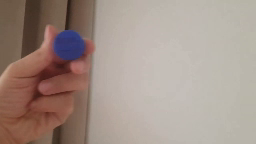
#> input picture frame 26 of 04-Image Enhancement & Filtering on Images/videos/blue-track.mp4, 256 x 144 px, given in place of the camera
$ jupyter execute 02-Color-Tracker.ipynb   (text cells are left out)
#> lines starting #> are read from the running program, lines starting #| are printed output that depends on the picture; after the words box and inside, x2 and y2 are one past the last pixel; in counts of white or black regions, pixels touching at a corner belong together
[cell 1]
import cv2
import numpy as np

[cell 2]
# cap = cv2.VideoCapture('videos/blue-track.mp4')

cap = cv2.VideoCapture(0)

while True:
    ret, frame = cap.read()
#> frame is the input picture: shape (144, 256, 3); mean B, G, R 136.7, 145.9, 162.9
    if not ret:
        break
    hsv = cv2.cvtColor(frame, cv2.COLOR_BGR2HSV)
#> hsv: shape (144, 256, 3); mean H, S, V 17, 52.6, 164

    lower_blue = np.array([100,50,50])
    upper_blue = np.array([130,255,255])

    mask = cv2.inRange(hsv, lower_blue, upper_blue)
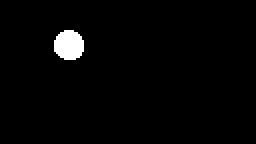
#> mask: shape (144, 256); 2% white; 1 white region
    res = cv2.bitwise_and(frame,frame, mask= mask)

    cv2.imshow('frame',frame)
    cv2.imshow('mask',mask)
    cv2.imshow('res',res)

    k = cv2.waitKey(5) & 0xFF
#> (key Esc is pressed here)
    if k == 27:
        break

cv2.destroyAllWindows()
cap.release()

[cell 3]
blue = np.array([[[255,0,0]]], 'uint8')

hsv_blue = cv2.cvtColor(blue,cv2.COLOR_BGR2HSV)
print(hsv_blue)

[cell 4]
cap = cv2.VideoCapture("videos/blue-track.mp4")

while True:
    ret, frame = cap.read()
    if not ret:
        break
    hsv = cv2.cvtColor(frame, cv2.COLOR_BGR2HSV)

    lower_blue = np.array([100,50,50])
    upper_blue = np.array([130,255,255])

    mask = cv2.inRange(hsv, lower_blue, upper_blue)
    contours, _ = cv2.findContours(mask, cv2.RETR_TREE, cv2.CHAIN_APPROX_SIMPLE)
#> contours = 1 contour; box (x1, y1, x2, y2) and area: (54, 30, 84, 60) 676
    centers, radius = cv2.minEnclosingCircle(contours[0])
#> centers = (68.67, 45.1); radius = 15.81
    centers = int(centers[0]), int(centers[1])
#> centers = (68, 45)
    radius = int(radius)
#> radius = 15
    cv2.circle(frame, centers, radius, (0,0,255), 2)
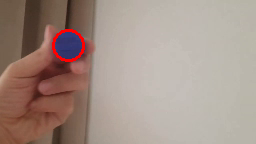
#> frame: shape (144, 256, 3); 0.76% of pixels changed, all inside (x1, y1, x2, y2) = (52, 29, 85, 62)
    cv2.imshow('image',frame)

    k = cv2.waitKey(5) & 0xFF
#> (key Esc is pressed here)
    if k == 27:
        break

cv2.destroyAllWindows()
cap.release()

[cell 5]
# cap = cv2.VideoCapture('videos/blue-track.mp4')

cap = cv2.VideoCapture(0)

while True:
    ret, frame = cap.read()
    if not ret:
        break
    hsv = cv2.cvtColor(frame, cv2.COLOR_BGR2HSV)

    # lower mask (0-10)
    lower_red = np.array([0,50,50])
    upper_red = np.array([10,255,255])
    mask0 = cv2.inRange(hsv, lower_red, upper_red)
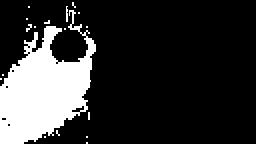
#> mask0: shape (144, 256); 19.5% white; 18 white regions (15 under 20 px), largest, box (x1, y1, x2, y2) and area: (0, 10, 96, 144) 7024, (66, 6, 68, 22) 29, (26, 24, 32, 32) 24

# upper mask (170-180)
    lower_red = np.array([160,50,50])
    upper_red = np.array([179,255,255])
    mask1 = cv2.inRange(hsv, lower_red, upper_red)
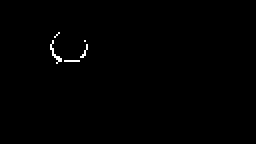
#> mask1: shape (144, 256); 0.43% white in thin lines or dots, all inside (x1, y1, x2, y2) = (50, 32, 88, 64)

# join masks
    mask = mask0+mask1
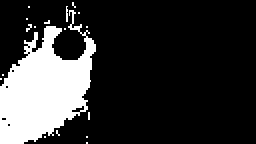
#> mask: shape (144, 256); 19.9% white; 18 white regions (15 under 20 px), largest, box (x1, y1, x2, y2) and area: (0, 10, 96, 144) 7184, (66, 6, 68, 22) 29, (26, 24, 32, 32) 24

    mask = cv2.inRange(hsv, lower_red, upper_red)
    res = cv2.bitwise_and(frame,frame, mask= mask)

    cv2.imshow('frame',frame)
    cv2.imshow('mask',mask)
    cv2.imshow('res',res)

    k = cv2.waitKey(5) & 0xFF
#> (key Esc is pressed here)
    if k == 27:
        break

cv2.destroyAllWindows()
cap.release()

$ run again, starting later in the video
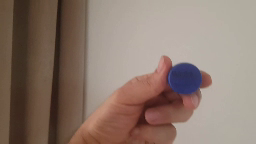
#> input picture frame 117 of 04-Image Enhancement & Filtering on Images/videos/blue-track.mp4, 256 x 144 px, given in place of the camera
#> frame is the input picture: shape (144, 256, 3); mean B, G, R 109.6, 120.6, 140
#> hsv: shape (144, 256, 3); mean H, S, V 16.4, 70.2, 141
#> `res = cv2.bitwise_and(frame,frame, mask= mask)`:
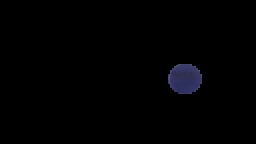
#> res: shape (144, 256, 3); mean B, G, R 2.2, 1.2, 1.2
#> contours = 1 contour; box (x1, y1, x2, y2) and area: (168, 64, 202, 94) 776
#> `centers, radius = cv2.minEnclosingCircle(contours[0])`: centers = (184.5, 78.5); radius = 17.1
#> `centers = int(centers[0]), int(centers[1])`: centers = (184, 78)
#> `radius = int(radius)`: radius = 17
#> frame: shape (144, 256, 3); 0.91% of pixels changed, all inside (x1, y1, x2, y2) = (166, 60, 203, 97)
#> mask0: shape (144, 256); 18.2% white; 49 white regions (44 under 20 px), largest, box (x1, y1, x2, y2) and area: (70, 56, 202, 144) 5864, (50, 96, 64, 130) 191, (12, 128, 28, 144) 164, (202, 71, 212, 88) 121, (16, 104, 26, 122) 88
#> mask1: shape (144, 256); 0.32% white in thin lines or dots, all inside (x1, y1, x2, y2) = (164, 68, 204, 96)
#> `mask = mask0+mask1`:
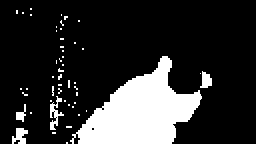
#> mask: shape (144, 256); 18.5% white; 50 white regions (45 under 20 px), largest, box (x1, y1, x2, y2) and area: (70, 56, 202, 144) 5964, (50, 96, 64, 130) 191, (12, 128, 28, 144) 164, (200, 71, 212, 88) 137, (16, 104, 26, 122) 88
